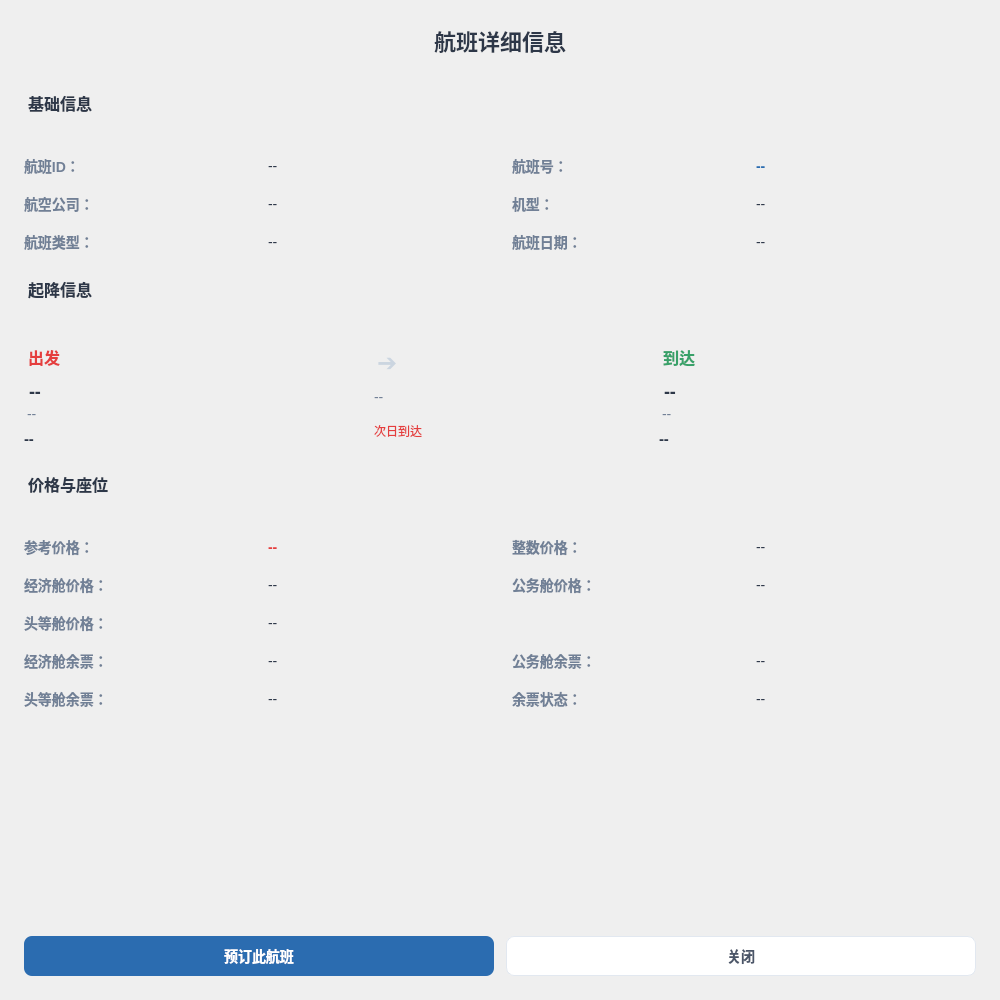
<?xml version="1.0" encoding="UTF-8"?>
<ui version="4.0">
 <class>FlightDetailWidget</class>
 <widget class="QDialog" name="FlightDetailWidget">
  <property name="geometry">
   <rect>
    <x>0</x>
    <y>0</y>
    <width>1000</width>
    <height>1000</height>
   </rect>
  </property>
  <property name="sizePolicy">
   <sizepolicy hsizetype="Expanding" vsizetype="Expanding">
    <horstretch>1</horstretch>
    <verstretch>1</verstretch>
   </sizepolicy>
  </property>
  <property name="windowTitle">
   <string>航班详情</string>
  </property>
  <property name="windowIcon">
   <iconset>
    <normaloff>.</normaloff>.</iconset>
  </property>
  <property name="modal">
   <bool>true</bool>
  </property>
  <property name="windowFlags">
   <set>Qt::Dialog|Qt::WindowMaximizeButtonHint|Qt::WindowCloseButtonHint</set>
  </property>
  <property name="minimumSize">
   <size>
    <width>900</width>
    <height>700</height>
   </size>
  </property>
  <layout class="QVBoxLayout" name="verticalLayout">
   <property name="spacing">
    <number>20</number>
   </property>
   <property name="leftMargin">
    <number>24</number>
   </property>
   <property name="topMargin">
    <number>24</number>
   </property>
   <property name="rightMargin">
    <number>24</number>
   </property>
   <property name="bottomMargin">
    <number>24</number>
   </property>
   <item>
    <widget class="QLabel" name="titleLabel">
     <property name="styleSheet">
      <string notr="true">
       QLabel {
        font-size: 22px;
        font-weight: bold;
        color: #2D3748;
        padding-bottom: 12px;
        border-bottom: 2px solid #E2E8F0;
       }
      </string>
     </property>
     <property name="text">
      <string>航班详细信息</string>
     </property>
     <property name="alignment">
      <set>Qt::AlignmentFlag::AlignCenter</set>
     </property>
    </widget>
   </item>
   <item>
    <widget class="QScrollArea" name="scrollArea">
     <property name="styleSheet">
      <string notr="true">
       QScrollArea {
        border: none;
       }
       QScrollBar:vertical {
        width: 8px;
        background: #F7FAFC;
        border-radius: 4px;
       }
       QScrollBar::handle:vertical {
        background: #CBD5E0;
        border-radius: 4px;
       }
       QScrollBar::handle:vertical:hover {
        background: #A0AEC0;
       }
      </string>
     </property>
     <property name="widgetResizable">
      <bool>true</bool>
     </property>
     <widget class="QWidget" name="scrollAreaWidgetContents">
      <property name="geometry">
       <rect>
        <x>0</x>
        <y>0</y>
        <width>900</width>
        <height>600</height>
       </rect>
      </property>
      <layout class="QVBoxLayout" name="contentLayout">
       <property name="spacing">
        <number>24</number>
       </property>
       <property name="leftMargin">
        <number>0</number>
       </property>
       <property name="topMargin">
        <number>0</number>
       </property>
       <property name="rightMargin">
        <number>0</number>
       </property>
       <property name="bottomMargin">
        <number>0</number>
       </property>
       
       <!-- 基础信息部分 -->
       <item>
        <layout class="QVBoxLayout" name="baseInfoLayout">
         <item>
          <widget class="QLabel" name="baseTitleLabel">
           <property name="styleSheet">
            <string notr="true">
              QLabel {
               font-size: 16px;
               font-weight: 600;
               color: #2D3748;
               margin-bottom: 16px;
              }
             </string>
           </property>
           <property name="text">
            <string>基础信息</string>
           </property>
          </widget>
         </item>
         <item>
          <layout class="QGridLayout" name="baseGridLayout">
           <property name="horizontalSpacing">
            <number>24</number>
           </property>
           <property name="verticalSpacing">
            <number>16</number>
           </property>
           <!-- 第一行 -->
           <item row="0" column="0">
            <widget class="QLabel" name="flightIdKeyLabel">
             <property name="styleSheet">
              <string notr="true">
                QLabel {
                 font-size: 14px;
                 font-weight: bold;
                 color: #718096;
                 min-width: 100px;
                }
               </string>
             </property>
             <property name="text">
              <string>航班ID：</string>
             </property>
            </widget>
           </item>
           <item row="0" column="1">
            <widget class="QLabel" name="lbFlightId">
             <property name="styleSheet">
              <string notr="true">
                QLabel {
                 font-size: 14px;
                 color: #2D3748;
                }
               </string>
             </property>
             <property name="text">
              <string>--</string>
             </property>
            </widget>
           </item>
           <item row="0" column="2">
            <widget class="QLabel" name="flightNoKeyLabel">
             <property name="styleSheet">
              <string notr="true">
                QLabel {
                 font-size: 14px;
                 font-weight: bold;
                 color: #718096;
                 min-width: 100px;
                }
               </string>
             </property>
             <property name="text">
              <string>航班号：</string>
             </property>
            </widget>
           </item>
           <item row="0" column="3">
            <widget class="QLabel" name="lbFlightNo">
             <property name="styleSheet">
              <string notr="true">
                QLabel {
                 font-size: 14px;
                 font-weight: 600;
                 color: #2B6CB0;
                }
               </string>
             </property>
             <property name="text">
              <string>--</string>
             </property>
            </widget>
           </item>
           
           <!-- 第二行 -->
           <item row="1" column="0">
            <widget class="QLabel" name="airlineKeyLabel">
             <property name="styleSheet">
              <string notr="true">
                QLabel {
                 font-size: 14px;
                 font-weight: bold;
                 color: #718096;
                 min-width: 100px;
                }
               </string>
             </property>
             <property name="text">
              <string>航空公司：</string>
             </property>
            </widget>
           </item>
           <item row="1" column="1">
            <widget class="QLabel" name="lbAirline">
             <property name="styleSheet">
              <string notr="true">
                QLabel {
                 font-size: 14px;
                 color: #2D3748;
                }
               </string>
             </property>
             <property name="text">
              <string>--</string>
             </property>
            </widget>
           </item>
           <item row="1" column="2">
            <widget class="QLabel" name="planeTypeKeyLabel">
             <property name="styleSheet">
              <string notr="true">
                QLabel {
                 font-size: 14px;
                 font-weight: bold;
                 color: #718096;
                 min-width: 100px;
                }
               </string>
             </property>
             <property name="text">
              <string>机型：</string>
             </property>
            </widget>
           </item>
           <item row="1" column="3">
            <widget class="QLabel" name="lbPlaneType">
             <property name="styleSheet">
              <string notr="true">
                QLabel {
                 font-size: 14px;
                 color: #2D3748;
                }
               </string>
             </property>
             <property name="text">
              <string>--</string>
             </property>
            </widget>
           </item>
           
           <!-- 第三行 -->
           <item row="2" column="0">
            <widget class="QLabel" name="flightTypeKeyLabel">
             <property name="styleSheet">
              <string notr="true">
                QLabel {
                 font-size: 14px;
                 font-weight: bold;
                 color: #718096;
                 min-width: 100px;
                }
               </string>
             </property>
             <property name="text">
              <string>航班类型：</string>
             </property>
            </widget>
           </item>
           <item row="2" column="1">
            <widget class="QLabel" name="lbFlightType">
             <property name="styleSheet">
              <string notr="true">
                QLabel {
                 font-size: 14px;
                 color: #2D3748;
                }
               </string>
             </property>
             <property name="text">
              <string>--</string>
             </property>
            </widget>
           </item>
           
           <item row="2" column="2">
            <widget class="QLabel" name="flightDateKeyLabel">
             <property name="styleSheet">
              <string notr="true">
                QLabel {
                 font-size: 14px;
                 font-weight: bold;
                 color: #718096;
                 min-width: 100px;
                }
               </string>
             </property>
             <property name="text">
              <string>航班日期：</string>
             </property>
            </widget>
           </item>
           <item row="2" column="3">
            <widget class="QLabel" name="lbFlightDate">
             <property name="styleSheet">
              <string notr="true">
                QLabel {
                 font-size: 14px;
                 color: #2D3748;
                }
               </string>
             </property>
             <property name="text">
              <string>--</string>
             </property>
            </widget>
           </item>
          </layout>
         </item>
        </layout>
       </item>
       
       <!-- 起降信息部分 -->
       <item>
        <layout class="QVBoxLayout" name="departArriveLayout">
         <item>
          <widget class="QLabel" name="routeTitleLabel">
           <property name="styleSheet">
            <string notr="true">
              QLabel {
               font-size: 16px;
               font-weight: 600;
               color: #2D3748;
               margin-bottom: 20px;
              }
             </string>
           </property>
           <property name="text">
            <string>起降信息</string>
           </property>
          </widget>
         </item>
         <item>
          <layout class="QHBoxLayout" name="routeHLayout">
           <property name="spacing">
            <number>0</number>
           </property>
           <item>
            <layout class="QVBoxLayout" name="departLayout">
             <item>
              <widget class="QLabel" name="departTitleLabel">
               <property name="styleSheet">
                <string notr="true">
                  QLabel {
                   font-size: 16px;
                   font-weight: 600;
                   color: #E53E3E;
                   margin-bottom: 12px;
                  }
                 </string>
               </property>
               <property name="text">
                <string>出发</string>
               </property>
              </widget>
             </item>
             <item>
              <widget class="QLabel" name="lbDepartCity">
               <property name="styleSheet">
                <string notr="true">
                  QLabel {
                   font-size: 18px;
                   font-weight: 600;
                   color: #2D3748;
                   margin-bottom: 4px;
                  }
                 </string>
               </property>
               <property name="text">
                <string>--</string>
               </property>
              </widget>
             </item>
             <item>
              <widget class="QLabel" name="lbDepartAirport">
               <property name="styleSheet">
                <string notr="true">
                  QLabel {
                   font-size: 14px;
                   color: #718096;
                   margin-bottom: 8px;
                  }
                 </string>
               </property>
               <property name="text">
                <string>--</string>
               </property>
              </widget>
             </item>
             <item>
              <widget class="QLabel" name="lbDepartTime">
               <property name="styleSheet">
                <string notr="true">
                  QLabel {
                   font-size: 15px;
                   font-weight: 600;
                   color: #2D3748;
                  }
                 </string>
               </property>
               <property name="text">
                <string>--</string>
               </property>
              </widget>
             </item>
            </layout>
           </item>
           <item>
            <layout class="QVBoxLayout" name="arrowLayout">
             <item>
              <widget class="QLabel" name="arrowLabel">
               <property name="styleSheet">
                <string notr="true">
                  QLabel {
                   font-size: 24px;
                   color: #CBD5E0;
                   padding: 0 30px;
                  }
                 </string>
               </property>
               <property name="text">
                <string>➔</string>
               </property>
              </widget>
             </item>
             <item>
              <widget class="QLabel" name="lbDuration">
               <property name="styleSheet">
                <string notr="true">
                  QLabel {
                   font-size: 14px;
                   color: #718096;
                   padding: 0 30px;
                  }
                 </string>
               </property>
               <property name="text">
                <string>--</string>
               </property>
              </widget>
             </item>
             <item>
              <widget class="QLabel" name="lbIsNextDay">
               <property name="styleSheet">
                <string notr="true">
                  QLabel {
                   font-size: 12px;
                   color: #E53E3E;
                   padding: 0 30px;
                  }
                 </string>
               </property>
               <property name="text">
                <string>次日到达</string>
               </property>
              </widget>
             </item>
            </layout>
           </item>
           <item>
            <layout class="QVBoxLayout" name="arriveLayout">
             <item>
              <widget class="QLabel" name="arriveTitleLabel">
               <property name="styleSheet">
                <string notr="true">
                  QLabel {
                   font-size: 16px;
                   font-weight: 600;
                   color: #38A169;
                   margin-bottom: 12px;
                  }
                 </string>
               </property>
               <property name="text">
                <string>到达</string>
               </property>
              </widget>
             </item>
             <item>
              <widget class="QLabel" name="lbArriveCity">
               <property name="styleSheet">
                <string notr="true">
                  QLabel {
                   font-size: 18px;
                   font-weight: 600;
                   color: #2D3748;
                   margin-bottom: 4px;
                  }
                 </string>
               </property>
               <property name="text">
                <string>--</string>
               </property>
              </widget>
             </item>
             <item>
              <widget class="QLabel" name="lbArriveAirport">
               <property name="styleSheet">
                <string notr="true">
                  QLabel {
                   font-size: 14px;
                   color: #718096;
                   margin-bottom: 8px;
                  }
                 </string>
               </property>
               <property name="text">
                <string>--</string>
               </property>
              </widget>
             </item>
             <item>
              <widget class="QLabel" name="lbArriveTime">
               <property name="styleSheet">
                <string notr="true">
                  QLabel {
                   font-size: 15px;
                   font-weight: 600;
                   color: #2D3748;
                  }
                 </string>
               </property>
               <property name="text">
                <string>--</string>
               </property>
              </widget>
             </item>
            </layout>
           </item>
          </layout>
         </item>
        </layout>
       </item>
       
       <!-- 价格与座位部分 -->
       <item>
        <layout class="QVBoxLayout" name="priceSeatLayout">
         <item>
          <widget class="QLabel" name="priceTitleLabel">
           <property name="styleSheet">
            <string notr="true">
              QLabel {
               font-size: 16px;
               font-weight: 600;
               color: #2D3748;
               margin-bottom: 16px;
              }
             </string>
           </property>
           <property name="text">
            <string>价格与座位</string>
           </property>
          </widget>
         </item>
         <item>
          <layout class="QGridLayout" name="priceSeatGridLayout">
           <property name="horizontalSpacing">
            <number>24</number>
           </property>
           <property name="verticalSpacing">
            <number>16</number>
           </property>
           
           <!-- 第一行价格 -->
           <item row="0" column="0">
            <widget class="QLabel" name="priceKeyLabel">
             <property name="styleSheet">
              <string notr="true">
                QLabel {
                 font-size: 14px;
                 font-weight: bold;
                 color: #718096;
                 min-width: 100px;
                }
               </string>
             </property>
             <property name="text">
              <string>参考价格：</string>
             </property>
            </widget>
           </item>
           <item row="0" column="1">
            <widget class="QLabel" name="lbPrice">
             <property name="styleSheet">
              <string notr="true">
                QLabel {
                 font-size: 14px;
                 font-weight: 600;
                 color: #E53E3E;
                }
               </string>
             </property>
             <property name="text">
              <string>--</string>
             </property>
            </widget>
           </item>
           <item row="0" column="2">
            <widget class="QLabel" name="priceIntKeyLabel">
             <property name="styleSheet">
              <string notr="true">
                QLabel {
                 font-size: 14px;
                 font-weight: bold;
                 color: #718096;
                 min-width: 100px;
                }
               </string>
             </property>
             <property name="text">
              <string>整数价格：</string>
             </property>
            </widget>
           </item>
           <item row="0" column="3">
            <widget class="QLabel" name="lbPriceInt">
             <property name="styleSheet">
              <string notr="true">
                QLabel {
                 font-size: 14px;
                 color: #2D3748;
                }
               </string>
             </property>
             <property name="text">
              <string>--</string>
             </property>
            </widget>
           </item>
           
           <!-- 第二行价格 -->
           <item row="1" column="0">
            <widget class="QLabel" name="economyPriceKeyLabel">
             <property name="styleSheet">
              <string notr="true">
                QLabel {
                 font-size: 14px;
                 font-weight: bold;
                 color: #718096;
                 min-width: 100px;
                }
               </string>
             </property>
             <property name="text">
              <string>经济舱价格：</string>
             </property>
            </widget>
           </item>
           <item row="1" column="1">
            <widget class="QLabel" name="lbEconomyPrice">
             <property name="styleSheet">
              <string notr="true">
                QLabel {
                 font-size: 14px;
                 color: #2D3748;
                }
               </string>
             </property>
             <property name="text">
              <string>--</string>
             </property>
            </widget>
           </item>
           <item row="1" column="2">
            <widget class="QLabel" name="businessPriceKeyLabel">
             <property name="styleSheet">
              <string notr="true">
                QLabel {
                 font-size: 14px;
                 font-weight: bold;
                 color: #718096;
                 min-width: 100px;
                }
               </string>
             </property>
             <property name="text">
              <string>公务舱价格：</string>
             </property>
            </widget>
           </item>
           <item row="1" column="3">
            <widget class="QLabel" name="lbBusinessPrice">
             <property name="styleSheet">
              <string notr="true">
                QLabel {
                 font-size: 14px;
                 color: #2D3748;
                }
               </string>
             </property>
             <property name="text">
              <string>--</string>
             </property>
            </widget>
           </item>
           
           <!-- 第三行价格 -->
           <item row="2" column="0">
            <widget class="QLabel" name="firstPriceKeyLabel">
             <property name="styleSheet">
              <string notr="true">
                QLabel {
                 font-size: 14px;
                 font-weight: bold;
                 color: #718096;
                 min-width: 100px;
                }
               </string>
             </property>
             <property name="text">
              <string>头等舱价格：</string>
             </property>
            </widget>
           </item>
           <item row="2" column="1">
            <widget class="QLabel" name="lbFirstPrice">
             <property name="styleSheet">
              <string notr="true">
                QLabel {
                 font-size: 14px;
                 color: #2D3748;
                }
               </string>
             </property>
             <property name="text">
              <string>--</string>
             </property>
            </widget>
           </item>
           
           <!-- 余票信息 -->
           <item row="3" column="0">
            <widget class="QLabel" name="economyRemainKeyLabel">
             <property name="styleSheet">
              <string notr="true">
                QLabel {
                 font-size: 14px;
                 font-weight: bold;
                 color: #718096;
                 min-width: 100px;
                }
               </string>
             </property>
             <property name="text">
              <string>经济舱余票：</string>
             </property>
            </widget>
           </item>
           <item row="3" column="1">
            <widget class="QLabel" name="lbEconomyRemain">
             <property name="styleSheet">
              <string notr="true">
                QLabel {
                 font-size: 14px;
                 color: #2D3748;
                }
               </string>
             </property>
             <property name="text">
              <string>--</string>
             </property>
            </widget>
           </item>
           <item row="3" column="2">
            <widget class="QLabel" name="businessRemainKeyLabel">
             <property name="styleSheet">
              <string notr="true">
                QLabel {
                 font-size: 14px;
                 font-weight: bold;
                 color: #718096;
                 min-width: 100px;
                }
               </string>
             </property>
             <property name="text">
              <string>公务舱余票：</string>
             </property>
            </widget>
           </item>
           <item row="3" column="3">
            <widget class="QLabel" name="lbBusinessRemain">
             <property name="styleSheet">
              <string notr="true">
                QLabel {
                 font-size: 14px;
                 color: #2D3748;
                }
               </string>
             </property>
             <property name="text">
              <string>--</string>
             </property>
            </widget>
           </item>
           
           <!-- 更多余票信息 -->
           <item row="4" column="0">
            <widget class="QLabel" name="firstRemainKeyLabel">
             <property name="styleSheet">
              <string notr="true">
                QLabel {
                 font-size: 14px;
                 font-weight: bold;
                 color: #718096;
                 min-width: 100px;
                }
               </string>
             </property>
             <property name="text">
              <string>头等舱余票：</string>
             </property>
            </widget>
           </item>
           <item row="4" column="1">
            <widget class="QLabel" name="lbFirstRemain">
             <property name="styleSheet">
              <string notr="true">
                QLabel {
                 font-size: 14px;
                 color: #2D3748;
                }
               </string>
             </property>
             <property name="text">
              <string>--</string>
             </property>
            </widget>
           </item>
           <item row="4" column="2">
            <widget class="QLabel" name="remainTicketsKeyLabel">
             <property name="styleSheet">
              <string notr="true">
                QLabel {
                 font-size: 14px;
                 font-weight: bold;
                 color: #718096;
                 min-width: 100px;
                }
               </string>
             </property>
             <property name="text">
              <string>余票状态：</string>
             </property>
            </widget>
           </item>
           <item row="4" column="3">
            <widget class="QLabel" name="lbRemainTickets">
             <property name="styleSheet">
              <string notr="true">
                QLabel {
                 font-size: 14px;
                 color: #2D3748;
                }
               </string>
             </property>
             <property name="text">
              <string>--</string>
             </property>
            </widget>
           </item>
          </layout>
         </item>
        </layout>
       </item>
       
       <item>
        <spacer name="verticalSpacer">
         <property name="orientation">
          <enum>Qt::Orientation::Vertical</enum>
         </property>
         <property name="sizeHint" stdset="0">
          <size>
           <width>20</width>
           <height>20</height>
          </size>
         </property>
        </spacer>
       </item>
      </layout>
     </widget>
    </widget>
   </item>
   
   <!-- 按钮区域 -->
   <item>
    <layout class="QHBoxLayout" name="buttonLayout">
     <property name="spacing">
      <number>12</number>
     </property>
     <item>
      <widget class="QPushButton" name="reserveBtn">
       <property name="minimumSize">
        <size>
         <width>120</width>
         <height>40</height>
        </size>
       </property>
       <property name="styleSheet">
        <string notr="true">
         QPushButton {
          background-color: #2B6CB0;
          color: #FFFFFF;
          border: none;
          border-radius: 8px;
          font-size: 14px;
          font-weight: 500;
         }
         QPushButton:hover {
          background-color: #2C5282;
         }
         QPushButton:pressed {
          background-color: #2A4365;
         }
        </string>
       </property>
       <property name="text">
        <string>预订此航班</string>
       </property>
      </widget>
     </item>
     <item>
      <widget class="QPushButton" name="closeBtn">
       <property name="minimumSize">
        <size>
         <width>120</width>
         <height>40</height>
        </size>
       </property>
       <property name="styleSheet">
        <string notr="true">
         QPushButton {
          background-color: #FFFFFF;
          color: #4A5568;
          border: 1px solid #E2E8F0;
          border-radius: 8px;
          font-size: 14px;
          font-weight: 500;
         }
         QPushButton:hover {
          background-color: #F7FAFC;
         }
         QPushButton:pressed {
          background-color: #EDF2F7;
         }
        </string>
       </property>
       <property name="text">
        <string>关闭</string>
       </property>
      </widget>
     </item>
    </layout>
   </item>
  </layout>
 </widget>
 <resources/>
 <connections>
  <connection>
   <sender>closeBtn</sender>
   <signal>clicked()</signal>
   <receiver>FlightDetailWidget</receiver>
   <slot>close()</slot>
   <hints>
    <hint type="sourcelabel">
     <x>700</x>
     <y>550</y>
    </hint>
    <hint type="destinationlabel">
     <x>390</x>
     <y>300</y>
    </hint>
   </hints>
  </connection>
 </connections>
</ui>
